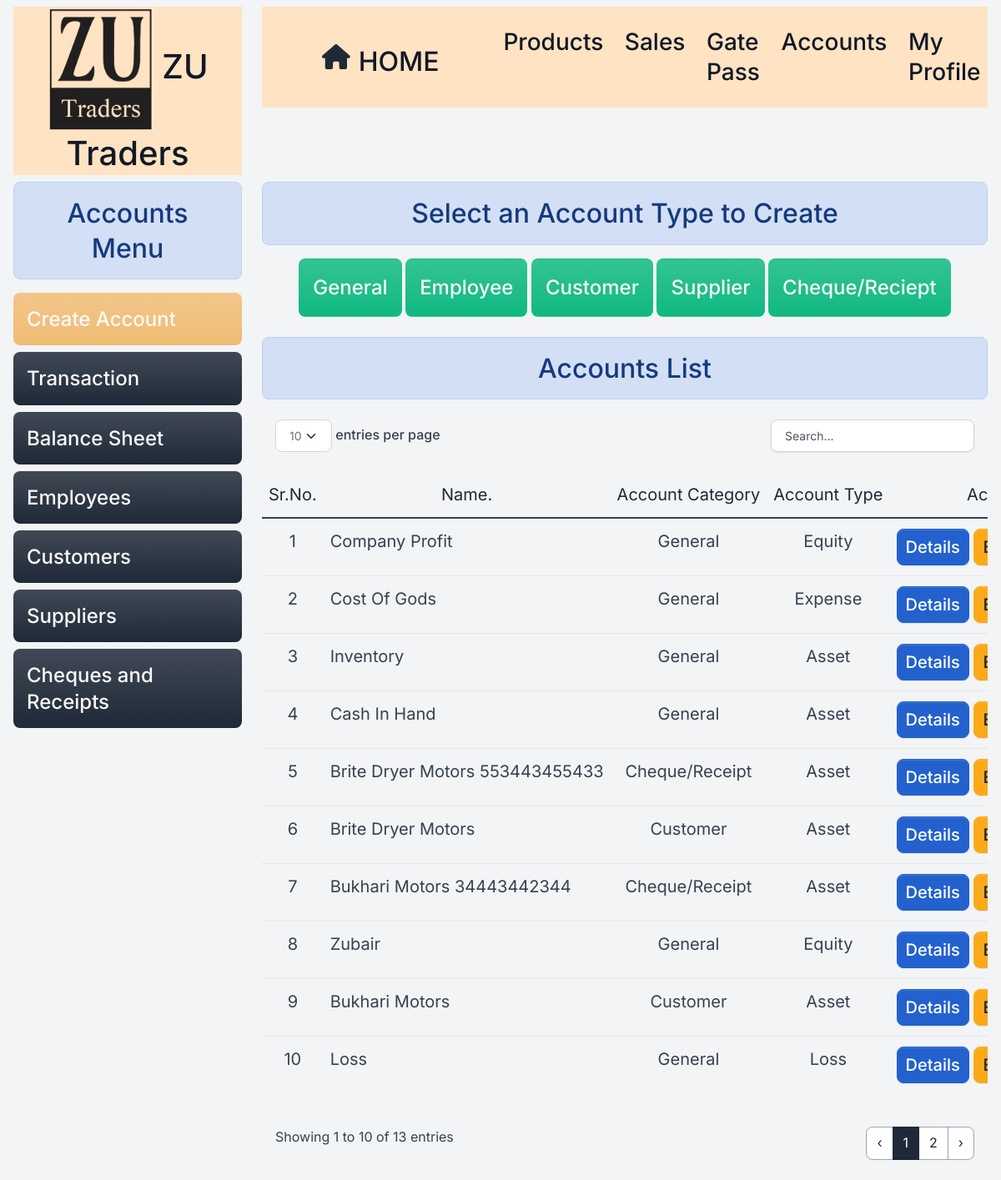
Screenshot of /create_accounts/ (signed in) with the database file from the repository.
### home/models.py (models this page shows, shortened)
class Account(models.Model):
    ASSET = 'Asset'
    LIABILITY = 'Liability'
    EQUITY = 'Equity'
    REVENUE = 'Revenue'
    EXPENSE = 'Expense'
    GAIN = 'Gain'
    LOSS = 'Loss'
    ACCOUNT_TYPE_CHOICES = [
        (ASSET, 'Asset'),
        (LIABILITY, 'Liability'),
        (EQUITY, 'Equity'),
        (REVENUE, 'Revenue'),
        (EXPENSE, 'Expense'),
        (GAIN, 'Gain'),
        (LOSS, 'Loss'),
    ]
    name=models.CharField(max_length=50,null=True ,blank=True)
    employee=models.ForeignKey(Employee, on_delete=models.RESTRICT ,null=True,blank=True)
    customer=models.ForeignKey(Customer, on_delete=models.RESTRICT ,null=True,blank=True)
    supplier=models.ForeignKey(Suppliers, on_delete=models.RESTRICT,null=True,blank=True)
    cheque=models.ForeignKey(Cheque, on_delete=models.RESTRICT,null=True,blank=True)
    balance = models.DecimalField(max_digits=10, decimal_places=2,default=0)
    account_type = models.CharField(max_length=50, choices=ACCOUNT_TYPE_CHOICES)
    is_deleted=models.BooleanField(default=False)

class Cheque(models.Model):
    customer=models.ForeignKey(Customer, on_delete=models.RESTRICT)
    cheque_number=models.CharField(max_length=20,null=True,blank=True)
    cheque_date=models.DateField()
    bank_name=models.CharField(max_length=50,null=True,blank=True)
    is_deleted = models.BooleanField(default=False)
    def __str__(self):
        return f"{self.customer} {self.cheque_number}".capitalize()

class Customer(models.Model):
    coname=models.CharField(max_length=255)
    name=models.CharField(max_length=255)
    adress=models.CharField(max_length=255)
    contact=models.CharField(max_length=12,null=True,unique=True,blank=True)
    is_deleted = models.BooleanField(default=False)
    def __str__(self):
        return f"{self.coname.capitalize()} "

### home/views/accounts.py (the view)
# urls.py: path('create_accounts/', accounts.create_accounts , name="createaccounts"),
@login_required
@permission_required('home.add_account', login_url='/login/')
def create_accounts(request):
    mydata = Account.objects.filter(is_deleted=False).order_by("-id")
    data={'mydata':mydata}
    return render(request,'accounts/create_accounts.html',data)

### home/templatetags/custom_filters.py (called while the page is built)
@register.filter(name='capitalize_after_space')
def capitalize_after_space(value):
    if not isinstance(value, str):
        value=str(value)
        return ' '.join([word.capitalize() for word in value.split()])
    return ' '.join([word.capitalize() for word in value.split()])

### templates/accounts/create_accounts.html (shortened to what this page needs)
{% extends "base.html" %}
{% load custom_filters %}
{% block content %}
<div class="container-fluid">
  <div class="row">
    {% include 'accounts/accounts_menu.html' %}
    <div id="product" class="col-lg-9 ">
      <h2 class="text-center alert alert-info ">Select an Account Type to Create</h2>
      <div class="text-center  mb-3 ">
        <h4
          class=" btn bg-success bg-gradient  rounded fs-4 {% if request.path == '/add_account/' %} bg-secondary bg-gradient text-light rounded {%endif%} p-3">
          <a class="text-light" href="/add_account" class="list-group-item ">General</a>
        </h4>
        <h4
          class=" btn bg-success bg-gradient  rounded fs-4 {% if request.path == '/add_account/' %} bg-secondary bg-gradient text-light rounded {%endif%} p-3">
          <a class="text-light" href="/add_account?account_type=employee" class="list-group-item ">Employee</a>
        </h4>
        <h4
          class=" btn bg-success bg-gradient  rounded fs-4 {% if request.path == '/add_account/' %} bg-secondary bg-gradient text-light rounded {%endif%} p-3">
          <a class="text-light" href="/add_account?account_type=customer" class="list-group-item ">Customer</a>
        </h4>
        <h4
          class=" btn bg-success bg-gradient rounded fs-4 {% if request.path == '/add_account/' %} bg-secondary bg-gradient text-light rounded {%endif%} p-3">
          <a class="text-light" href="/add_account?account_type=supplier" class="list-group-item">Supplier</a>
        </h4>
        <h4
          class=" btn bg-success bg-gradient rounded fs-4 {% if request.path == '/add_account/' %} bg-secondary bg-gradient text-light rounded {%endif%} p-3">
          <a class="text-light" href="/add_account?account_type=cheque" class="list-group-item">Cheque/Reciept</a>
        </h4>
      </div>
      <h2 class="text-center alert alert-info ">Accounts List</h2>
      <div class="table-responsive py-2">
        {% if mydata %}
        <table class="table table-flush" id="datatable">
          <thead class="thead-light">
            <tr class=" ">
              <td class="text-center fs-5 ">Sr.No.</td>
              <td class="text-center fs-5">Name.</td>
              <td class="text-center fs-5">Account Category</td>
              <td class="text-center fs-5">Account Type</td>
              {% if update %}
              {% else %}
              <td class="text-center fs-5">Actions</td>
              {% endif %}
            </tr>
          </thead>
          <tbody>
            {% if update %}
            {% for data in mydata %}
            <tr>
              <td class="text-center fs-5">{{forloop.counter}}</td>
              <td class="text-center fs-5">{{mydata.name}}</td>
              <td class="text-center fs-5">{{mydata.account_type}}</td>
            </tr>
            {% endfor %}
            {% else %}
            {% for data in mydata %}
            <tr>
              <td class="text-center fs-5">{{forloop.counter}}</td>
              {% if data.name %}
              <td class=" fs-5">{{data.name|capitalize_after_space}}</td>
              {% elif data.customer %}
              <td class=" fs-5">{{data.customer|capitalize_after_space}}</td>
              {% elif  data.supplier %}
              <td class=" fs-5">{{data.supplier|capitalize_after_space}}</td>
              {% elif data.cheque %}
              <td class=" fs-5">{{data.cheque|capitalize_after_space}}</td>
              {% else %}
              <td class="text-center fs-5">-</td>
              {% endif %}
              {% if data.name %}
              <td class="text-center fs-5">General</td>
              {% elif data.customer %}
              <td class="text-center fs-5">Customer</td>
              {% elif  data.supplier %}
              <td class="text-center fs-5">Supplier</td>
              {% elif data.cheque %}
              <td class="text-center fs-5">Cheque/Receipt</td>
              {% else %}
              <td class="text-center fs-5">-</td>
              {% endif %}
              <td class="text-center fs-5">{{data.account_type}}</td>
              <td class="text-center fs-5">
                <a class="fs-5 btn btn-sm btn-info" href={% url 'accountreport' id=data.id %}>Details</a>
                {% if perms.home.change_account %}
                <a class=" fs-5 btn btn-sm btn-warning" href={% url 'editaccount' id=data.id %}>Edit</a>
                {% endif %}
              </td>
            </tr>
            {% endfor %}
            {% endif %}
          </tbody>
        </table>
        {% else %}
        <h4 class="text-center fs-5 alert alert-warning">No Record Found</h4>
        {% endif %}
      </div>
    </div>
  </div>
  {% endblock content %}

### static/assets/default/css/style.css (style rules this page uses)
html, body { height: 100%; width: 100%; max-height: 100%; overflow: auto; display: flex; flex-direction: column; }

### rows the page displays
Account: name "Company Profit", shows "General", account_type "Equity"
Account: name "Cost Of Gods", shows "General", account_type "Expense"
Account: name "Inventory", shows "General", account_type "Asset"
Account: name "Cash In Hand", shows "General", account_type "Asset"
Account: cheque "Brite Dryer Motors 553443455433", shows "Cheque/Receipt", account_type "Asset"
Account: customer "Brite Dryer Motors", shows "Customer", account_type "Asset"
Account: cheque "Bukhari Motors 34443442344", shows "Cheque/Receipt", account_type "Asset"
Account: name "Zubair", shows "General", account_type "Equity"
Account: customer "Bukhari Motors", shows "Customer", account_type "Asset"
Account: name "Loss", shows "General", account_type "Loss"
